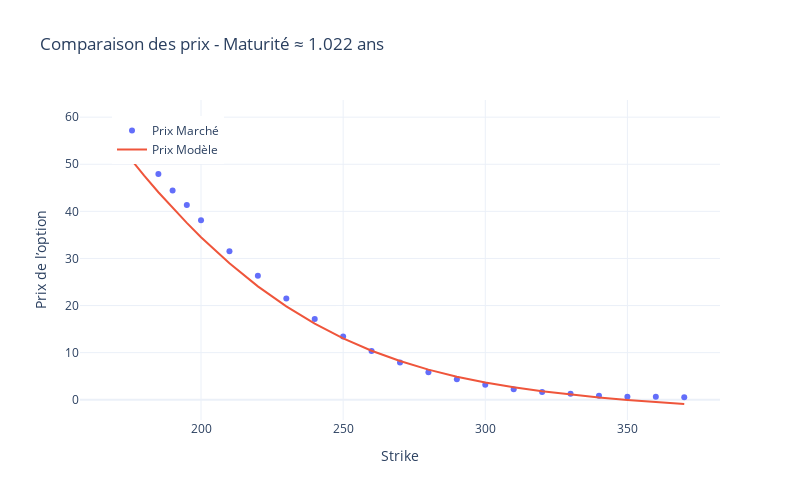
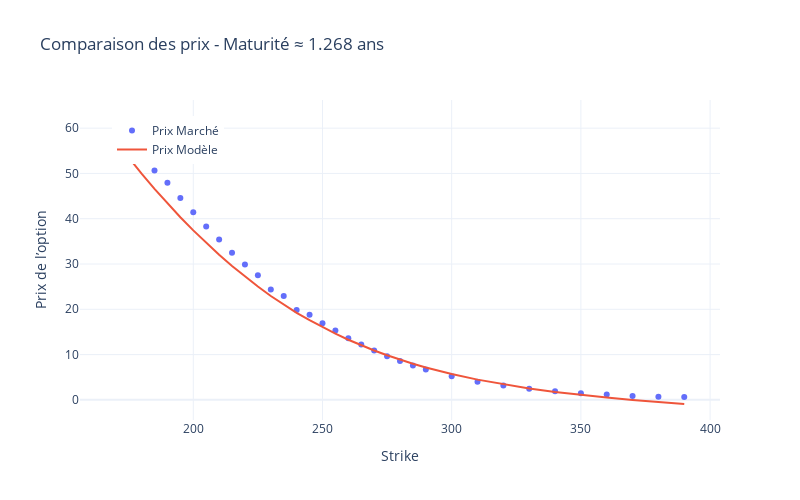
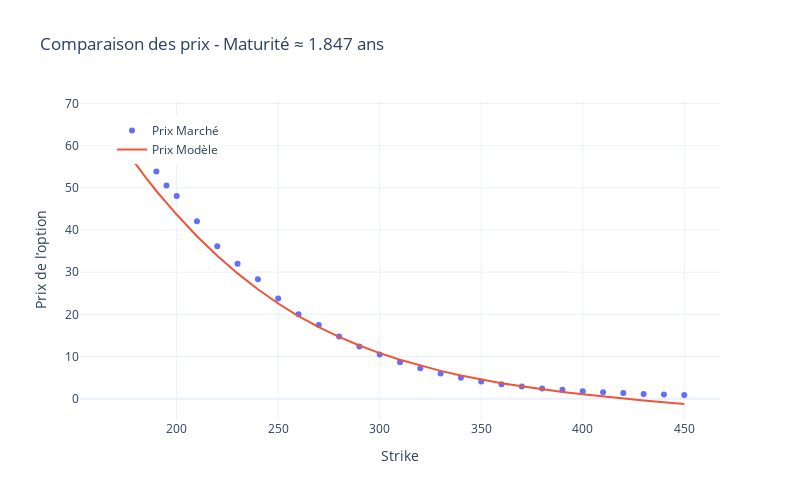

Notebook code cell kept with these figures, in order:
### Code cell
kappa = 8.1471
theta = 0.0736
sigma = 0.3905
rho = -0.1707

maturities_to_plot = [1.021917808219178, 1.2684931506849315, 1.8465753424657534]

for maturity_target in maturities_to_plot:
    df_maturity = df_test[np.isclose(df_test['time_to_maturity'], maturity_target, atol=1e-3)]
    strikes = df_maturity['strike'].values
    maturities = df_maturity['time_to_maturity'].values
    market_prices = df_maturity['bid'].values
    implied_vols = df_maturity['implied_volatility'].values
    v0s = implied_vols**2

    model_prices = np.array([
        priceHestonMid(S0, k, market.get_rate(t), t, sigma, kappa, theta, v0, rho)
        for k, t, v0 in zip(strikes, maturities, v0s)
    ])

    fig = go.Figure()
    fig.add_trace(go.Scatter(x=strikes, y=market_prices, mode='markers', name='Prix Marché'))
    fig.add_trace(go.Scatter(x=strikes, y=model_prices, mode='lines', name='Prix Modèle'))
    fig.update_layout(
        title=f'Comparaison des prix - Maturité ≈ {maturity_target:.3f} ans',
        xaxis_title='Strike',
        yaxis_title='Prix de l’option',
        template='plotly_white',
        legend=dict(x=0.05, y=0.95),
        width=800,
        height=500
    )
    fig.show()

### Figure 1 — Plotly figure (JSON) as saved in the notebook; plotly's stock layout.template omitted (floating-point values rounded to 4 significant figures)
{"data": [{"mode": "markers", "name": "Prix Marché", "type": "scatter", "x": [170, 175, 180, 185, 190, 195, 200, 210, 220, 230, 240, 250, 260, 270, 280, 290, 300, 310, 320, 330, 340, 350, 360, 370], "y": [59.45, 55.5, 51.8, 47.95, 44.45, 41.35, 38.1, 31.55, 26.3, 21.5, 17.15, 13.45, 10.35, 7.9, 5.85, 4.35, 3.2, 2.2, 1.63, 1.27, 0.85, 0.65, 0.61, 0.5]}, {"mode": "lines", "name": "Prix Modèle", "type": "scatter", "x": [170, 175, 180, 185, 190, 195, 200, 210, 220, 230, 240, 250, 260, 270, 280, 290, 300, 310, 320, 330, 340, 350, 360, 370], "y": [55.0, 51.23, 47.58, 44.05, 40.71, 37.55, 34.52, 28.97, 24.07, 19.81, 16.14, 13.03, 10.4, 8.221, 6.389, 4.894, 3.659, 2.632, 1.788, 1.083, 0.4807, -0.03881, -0.4983, -0.9089]}], "layout": {"height": 500, "legend": {"x": 0.05, "y": 0.95}, "title": {"text": "Comparaison des prix - Maturité ≈ 1.022 ans"}, "width": 800, "xaxis": {"title": {"text": "Strike"}}, "yaxis": {"title": {"text": "Prix de l’option"}}}}

### Figure 2 — Plotly figure (JSON) as saved in the notebook; plotly's stock layout.template omitted (floating-point values rounded to 4 significant figures)
{"data": [{"mode": "markers", "name": "Prix Marché", "type": "scatter", "x": [170, 175, 180, 185, 190, 195, 200, 205, 210, 215, 220, 225, 230, 235, 240, 245, 250, 255, 260, 265, 270, 275, 280, 285, 290, 300, 310, 320, 330, 340, 350, 360, 370, 380, 390], "y": [61.85, 57.75, 54.1, 50.65, 47.95, 44.55, 41.4, 38.3, 35.4, 32.5, 29.9, 27.5, 24.35, 22.95, 19.85, 18.8, 16.9, 15.3, 13.6, 12.2, 10.9, 9.65, 8.6, 7.6, 6.7, 5.2, 4, 3.15, 2.43, 1.89, 1.48, 1.17, 0.88, 0.69, 0.65]}, {"mode": "lines", "name": "Prix Modèle", "type": "scatter", "x": [170, 175, 180, 185, 190, 195, 200, 205, 210, 215, 220, 225, 230, 235, 240, 245, 250, 255, 260, 265, 270, 275, 280, 285, 290, 300, 310, 320, 330, 340, 350, 360, 370, 380, 390], "y": [57.1, 53.45, 49.95, 46.59, 43.42, 40.34, 37.42, 34.64, 32.02, 29.54, 27.21, 25.03, 22.94, 21.06, 19.23, 17.6, 16.04, 14.61, 13.27, 12.04, 10.9, 9.852, 8.879, 7.986, 7.163, 5.707, 4.473, 3.429, 2.533, 1.762, 1.095, 0.5086, -0.01214, -0.4799, -0.9114]}], "layout": {"height": 500, "legend": {"x": 0.05, "y": 0.95}, "title": {"text": "Comparaison des prix - Maturité ≈ 1.268 ans"}, "width": 800, "xaxis": {"title": {"text": "Strike"}}, "yaxis": {"title": {"text": "Prix de l’option"}}}}

### Figure 3 — Plotly figure (JSON) as saved in the notebook; plotly's stock layout.template omitted (floating-point values rounded to 4 significant figures)
{"data": [{"mode": "markers", "name": "Prix Marché", "type": "scatter", "x": [170, 175, 180, 185, 190, 195, 200, 210, 220, 230, 240, 250, 260, 270, 280, 290, 300, 310, 320, 330, 340, 350, 360, 370, 380, 390, 400, 410, 420, 430, 440, 450], "y": [66.15, 63.8, 60, 56.55, 53.85, 50.55, 48.05, 42.1, 36.15, 32, 28.3, 23.75, 20, 17.5, 14.75, 12.35, 10.5, 8.65, 7.2, 5.95, 4.95, 4.1, 3.4, 2.89, 2.44, 2.1, 1.78, 1.51, 1.36, 1.09, 0.98, 0.9]}, {"mode": "lines", "name": "Prix Modèle", "type": "scatter", "x": [170, 175, 180, 185, 190, 195, 200, 210, 220, 230, 240, 250, 260, 270, 280, 290, 300, 310, 320, 330, 340, 350, 360, 370, 380, 390, 400, 410, 420, 430, 440, 450], "y": [62.01, 58.68, 55.4, 52.29, 49.26, 46.4, 43.67, 38.53, 33.88, 29.71, 25.94, 22.58, 19.6, 16.98, 14.66, 12.61, 10.81, 9.221, 7.824, 6.592, 5.507, 4.542, 3.685, 2.921, 2.233, 1.61, 1.04, 0.516, 0.03145, -0.425, -0.8549, -1.263]}], "layout": {"height": 500, "legend": {"x": 0.05, "y": 0.95}, "title": {"text": "Comparaison des prix - Maturité ≈ 1.847 ans"}, "width": 800, "xaxis": {"title": {"text": "Strike"}}, "yaxis": {"title": {"text": "Prix de l’option"}}}}
